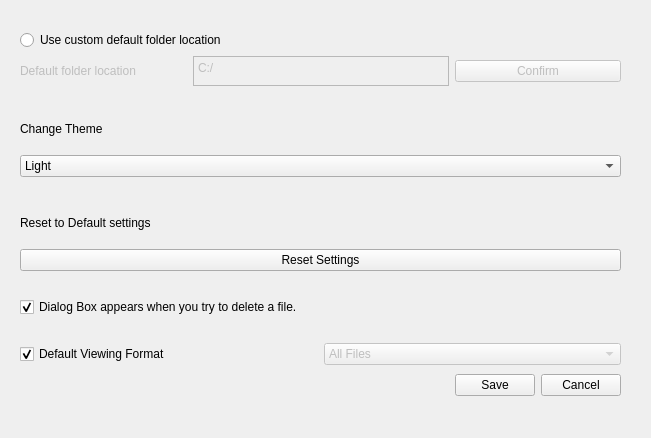
<?xml version="1.0" encoding="UTF-8"?>
<ui version="4.0">
 <class>settingsDialog</class>
 <widget class="QDialog" name="settingsDialog">
  <property name="geometry">
   <rect>
    <x>0</x>
    <y>0</y>
    <width>651</width>
    <height>438</height>
   </rect>
  </property>
  <property name="windowTitle">
   <string>Dialog</string>
  </property>
  <widget class="QWidget" name="layoutWidget">
   <property name="geometry">
    <rect>
     <x>20</x>
     <y>30</y>
     <width>601</width>
     <height>369</height>
    </rect>
   </property>
   <layout class="QVBoxLayout" name="verticalLayout">
    <item>
     <widget class="QRadioButton" name="defFolderLocationRadio">
      <property name="text">
       <string>Use custom default folder location</string>
      </property>
      <property name="checked">
       <bool>false</bool>
      </property>
     </widget>
    </item>
    <item>
     <layout class="QHBoxLayout" name="horizontalLayout_2">
      <item>
       <layout class="QHBoxLayout" name="horizontalLayout_5">
        <item>
         <widget class="QLabel" name="dfLocationLabel">
          <property name="enabled">
           <bool>false</bool>
          </property>
          <property name="text">
           <string>Default folder location</string>
          </property>
         </widget>
        </item>
       </layout>
      </item>
      <item>
       <widget class="QPlainTextEdit" name="defaultFolderLocation">
        <property name="enabled">
         <bool>false</bool>
        </property>
        <property name="sizePolicy">
         <sizepolicy hsizetype="Fixed" vsizetype="Preferred">
          <horstretch>0</horstretch>
          <verstretch>0</verstretch>
         </sizepolicy>
        </property>
        <property name="minimumSize">
         <size>
          <width>0</width>
          <height>30</height>
         </size>
        </property>
        <property name="maximumSize">
         <size>
          <width>16777215</width>
          <height>30</height>
         </size>
        </property>
        <property name="plainText">
         <string>C:/</string>
        </property>
       </widget>
      </item>
      <item>
       <widget class="QPushButton" name="confirmdfLocationButton">
        <property name="enabled">
         <bool>false</bool>
        </property>
        <property name="text">
         <string>Confirm</string>
        </property>
       </widget>
      </item>
     </layout>
    </item>
    <item>
     <spacer name="horizontalSpacer_5">
      <property name="orientation">
       <enum>Qt::Orientation::Horizontal</enum>
      </property>
      <property name="sizeHint" stdset="0">
       <size>
        <width>636</width>
        <height>17</height>
       </size>
      </property>
     </spacer>
    </item>
    <item>
     <widget class="QLabel" name="themeLabel">
      <property name="text">
       <string>Change Theme</string>
      </property>
     </widget>
    </item>
    <item>
     <widget class="QComboBox" name="themeChangerComboBox">
      <item>
       <property name="text">
        <string>Light</string>
       </property>
      </item>
      <item>
       <property name="text">
        <string>Dark</string>
       </property>
      </item>
      <item>
       <property name="text">
        <string>Special</string>
       </property>
      </item>
     </widget>
    </item>
    <item>
     <spacer name="horizontalSpacer_2">
      <property name="orientation">
       <enum>Qt::Orientation::Horizontal</enum>
      </property>
      <property name="sizeHint" stdset="0">
       <size>
        <width>40</width>
        <height>20</height>
       </size>
      </property>
     </spacer>
    </item>
    <item>
     <widget class="QLabel" name="resetSettingsLabel">
      <property name="text">
       <string>Reset to Default settings</string>
      </property>
     </widget>
    </item>
    <item>
     <widget class="QPushButton" name="settingsReset">
      <property name="text">
       <string>Reset Settings</string>
      </property>
     </widget>
    </item>
    <item>
     <spacer name="horizontalSpacer_3">
      <property name="orientation">
       <enum>Qt::Orientation::Horizontal</enum>
      </property>
      <property name="sizeHint" stdset="0">
       <size>
        <width>40</width>
        <height>20</height>
       </size>
      </property>
     </spacer>
    </item>
    <item>
     <widget class="QCheckBox" name="dialogBoxForDeletionButton">
      <property name="text">
       <string>Dialog Box appears when you try to delete a file.</string>
      </property>
      <property name="checked">
       <bool>true</bool>
      </property>
     </widget>
    </item>
    <item>
     <spacer name="horizontalSpacer_4">
      <property name="orientation">
       <enum>Qt::Orientation::Horizontal</enum>
      </property>
      <property name="sizeHint" stdset="0">
       <size>
        <width>40</width>
        <height>20</height>
       </size>
      </property>
     </spacer>
    </item>
    <item>
     <layout class="QHBoxLayout" name="horizontalLayout_3">
      <item>
       <widget class="QCheckBox" name="dfViewFormatCheckBox">
        <property name="text">
         <string>Default Viewing Format</string>
        </property>
        <property name="checked">
         <bool>true</bool>
        </property>
       </widget>
      </item>
      <item>
       <widget class="QComboBox" name="viewFormatComboBox">
        <property name="enabled">
         <bool>false</bool>
        </property>
        <item>
         <property name="text">
          <string>All Files</string>
         </property>
        </item>
        <item>
         <property name="text">
          <string>Text (.txt) Files</string>
         </property>
        </item>
        <item>
         <property name="text">
          <string>C (.c) Files</string>
         </property>
        </item>
        <item>
         <property name="text">
          <string>CPP (.cpp) Files</string>
         </property>
        </item>
        <item>
         <property name="text">
          <string>Header (.h) Files</string>
         </property>
        </item>
        <item>
         <property name="text">
          <string>Python (.py)  Files</string>
         </property>
        </item>
       </widget>
      </item>
     </layout>
    </item>
    <item>
     <layout class="QHBoxLayout" name="horizontalLayout_4">
      <item>
       <spacer name="horizontalSpacer">
        <property name="orientation">
         <enum>Qt::Orientation::Horizontal</enum>
        </property>
        <property name="sizeHint" stdset="0">
         <size>
          <width>458</width>
          <height>28</height>
         </size>
        </property>
       </spacer>
      </item>
      <item>
       <layout class="QHBoxLayout" name="horizontalLayout">
        <item>
         <widget class="QPushButton" name="settingsSaveButton">
          <property name="text">
           <string>Save</string>
          </property>
         </widget>
        </item>
        <item>
         <widget class="QPushButton" name="settingsCancelButton">
          <property name="text">
           <string>Cancel</string>
          </property>
         </widget>
        </item>
       </layout>
      </item>
     </layout>
    </item>
   </layout>
  </widget>
 </widget>
 <resources/>
 <connections/>
</ui>
